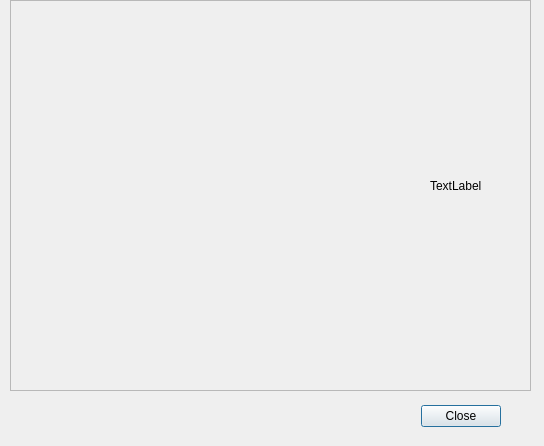
<?xml version="1.0" encoding="UTF-8"?>
<ui version="4.0">
 <class>receipt</class>
 <widget class="QDialog" name="receipt">
  <property name="geometry">
   <rect>
    <x>0</x>
    <y>0</y>
    <width>544</width>
    <height>446</height>
   </rect>
  </property>
  <property name="windowTitle">
   <string>Dialog</string>
  </property>
  <widget class="QDialogButtonBox" name="buttonBox">
   <property name="geometry">
    <rect>
     <x>420</x>
     <y>400</y>
     <width>81</width>
     <height>32</height>
    </rect>
   </property>
   <property name="orientation">
    <enum>Qt::Horizontal</enum>
   </property>
   <property name="standardButtons">
    <set>QDialogButtonBox::Close</set>
   </property>
  </widget>
  <widget class="QScrollArea" name="scrollArea">
   <property name="geometry">
    <rect>
     <x>10</x>
     <y>0</y>
     <width>521</width>
     <height>391</height>
    </rect>
   </property>
   <property name="widgetResizable">
    <bool>true</bool>
   </property>
   <widget class="QWidget" name="scrollAreaWidgetContents">
    <property name="geometry">
     <rect>
      <x>0</x>
      <y>0</y>
      <width>519</width>
      <height>389</height>
     </rect>
    </property>
   </widget>
  </widget>
  <widget class="QLabel" name="label">
   <property name="geometry">
    <rect>
     <x>430</x>
     <y>150</y>
     <width>111</width>
     <height>71</height>
    </rect>
   </property>
   <property name="text">
    <string>TextLabel</string>
   </property>
  </widget>
 </widget>
 <resources/>
 <connections>
  <connection>
   <sender>buttonBox</sender>
   <signal>accepted()</signal>
   <receiver>receipt</receiver>
   <slot>accept()</slot>
   <hints>
    <hint type="sourcelabel">
     <x>248</x>
     <y>254</y>
    </hint>
    <hint type="destinationlabel">
     <x>157</x>
     <y>274</y>
    </hint>
   </hints>
  </connection>
  <connection>
   <sender>buttonBox</sender>
   <signal>rejected()</signal>
   <receiver>receipt</receiver>
   <slot>reject()</slot>
   <hints>
    <hint type="sourcelabel">
     <x>316</x>
     <y>260</y>
    </hint>
    <hint type="destinationlabel">
     <x>286</x>
     <y>274</y>
    </hint>
   </hints>
  </connection>
 </connections>
</ui>
